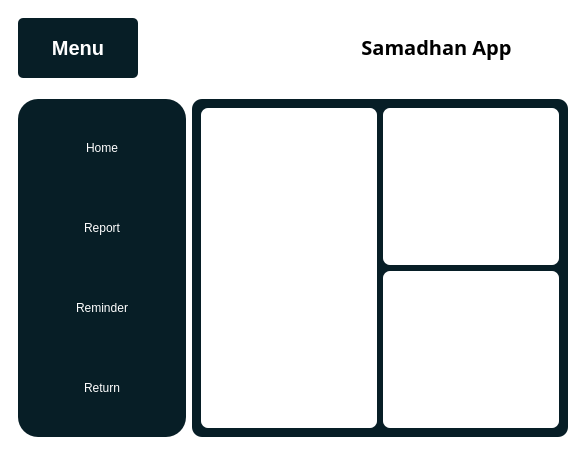
<?xml version="1.0" encoding="UTF-8"?>
<ui version="4.0">
 <class>MainWindow</class>
 <widget class="QMainWindow" name="MainWindow">
  <property name="geometry">
   <rect>
    <x>0</x>
    <y>0</y>
    <width>586</width>
    <height>455</height>
   </rect>
  </property>
  <property name="windowTitle">
   <string>MainWindow</string>
  </property>
  <property name="styleSheet">
   <string notr="true"/>
  </property>
  <widget class="QWidget" name="centralwidget">
   <property name="styleSheet">
    <string notr="true">* {
  border: none;
  background-color: transparent;
  color: #FFF; /* Specify a default color */
}

#centralwidget {
  background-color: white
;
}

#side_menu {
  background-color: #071e26;
  border-radius: 20px;
}

QPushButton {
  padding: 10px;
  background-color: #071e26;
  border-radius: 5px;
}

#main_body {
  background-color: #071e26;
  border-radius: 10px;
}
</string>
   </property>
   <layout class="QVBoxLayout" name="verticalLayout">
    <item alignment="Qt::AlignTop">
     <widget class="QFrame" name="header">
      <property name="minimumSize">
       <size>
        <width>0</width>
        <height>70</height>
       </size>
      </property>
      <property name="frameShape">
       <enum>QFrame::StyledPanel</enum>
      </property>
      <property name="frameShadow">
       <enum>QFrame::Raised</enum>
      </property>
      <layout class="QHBoxLayout" name="horizontalLayout_2">
       <property name="leftMargin">
        <number>0</number>
       </property>
       <property name="topMargin">
        <number>0</number>
       </property>
       <property name="rightMargin">
        <number>0</number>
       </property>
       <property name="bottomMargin">
        <number>0</number>
       </property>
       <item alignment="Qt::AlignLeft">
        <widget class="QFrame" name="frame">
         <property name="frameShape">
          <enum>QFrame::StyledPanel</enum>
         </property>
         <property name="frameShadow">
          <enum>QFrame::Raised</enum>
         </property>
         <layout class="QHBoxLayout" name="horizontalLayout_3">
          <item alignment="Qt::AlignTop">
           <widget class="QPushButton" name="pushButton">
            <property name="minimumSize">
             <size>
              <width>120</width>
              <height>60</height>
             </size>
            </property>
            <property name="maximumSize">
             <size>
              <width>16777215</width>
              <height>30</height>
             </size>
            </property>
            <property name="cursor">
             <cursorShape>PointingHandCursor</cursorShape>
            </property>
            <property name="styleSheet">
             <string notr="true">
                font-family: 'Istok Web';
                font-weight: 700;
                font-size: 20px;
         

            </string>
            </property>
            <property name="text">
             <string>Menu</string>
            </property>
            <property name="icon">
             <iconset resource="icons.qrc">
              <normaloff>:/icons/icons_folder/align-justify.svg</normaloff>:/icons/icons_folder/align-justify.svg</iconset>
            </property>
            <property name="iconSize">
             <size>
              <width>24</width>
              <height>24</height>
             </size>
            </property>
           </widget>
          </item>
         </layout>
        </widget>
       </item>
       <item>
        <widget class="QFrame" name="frame_3">
         <property name="frameShape">
          <enum>QFrame::StyledPanel</enum>
         </property>
         <property name="frameShadow">
          <enum>QFrame::Raised</enum>
         </property>
         <layout class="QVBoxLayout" name="verticalLayout_4">
          <item>
           <widget class="QLabel" name="label">
            <property name="font">
             <font>
              <family>Arial Black</family>
              <pointsize>15</pointsize>
              <weight>75</weight>
              <italic>false</italic>
              <bold>true</bold>
              <strikeout>false</strikeout>
             </font>
            </property>
            <property name="styleSheet">
             <string notr="true">color: black;</string>
            </property>
            <property name="text">
             <string>Samadhan App</string>
            </property>
            <property name="alignment">
             <set>Qt::AlignCenter</set>
            </property>
           </widget>
          </item>
         </layout>
        </widget>
       </item>
      </layout>
     </widget>
    </item>
    <item>
     <widget class="QFrame" name="frame_2">
      <property name="sizePolicy">
       <sizepolicy hsizetype="Preferred" vsizetype="Expanding">
        <horstretch>0</horstretch>
        <verstretch>0</verstretch>
       </sizepolicy>
      </property>
      <property name="frameShape">
       <enum>QFrame::StyledPanel</enum>
      </property>
      <property name="frameShadow">
       <enum>QFrame::Raised</enum>
      </property>
      <layout class="QHBoxLayout" name="horizontalLayout">
       <item>
        <widget class="QWidget" name="side_menu" native="true">
         <property name="minimumSize">
          <size>
           <width>0</width>
           <height>0</height>
          </size>
         </property>
         <layout class="QVBoxLayout" name="verticalLayout_2">
          <item>
           <widget class="QFrame" name="frame_4">
            <property name="minimumSize">
             <size>
              <width>150</width>
              <height>0</height>
             </size>
            </property>
            <property name="maximumSize">
             <size>
              <width>150</width>
              <height>16777215</height>
             </size>
            </property>
            <property name="frameShape">
             <enum>QFrame::StyledPanel</enum>
            </property>
            <property name="frameShadow">
             <enum>QFrame::Raised</enum>
            </property>
            <layout class="QVBoxLayout" name="verticalLayout_3">
             <property name="spacing">
              <number>0</number>
             </property>
             <property name="leftMargin">
              <number>0</number>
             </property>
             <property name="topMargin">
              <number>0</number>
             </property>
             <property name="rightMargin">
              <number>0</number>
             </property>
             <property name="bottomMargin">
              <number>0</number>
             </property>
             <item alignment="Qt::AlignTop">
              <widget class="QPushButton" name="pushButton_2">
               <property name="minimumSize">
                <size>
                 <width>0</width>
                 <height>80</height>
                </size>
               </property>
               <property name="cursor">
                <cursorShape>PointingHandCursor</cursorShape>
               </property>
               <property name="styleSheet">
                <string notr="true">QPushButton {
                font-family: 'Istok Web';
                font-weight: 700;
                font-size: 20px;
         

            }
            QPushButton:hover {
background-color:rgb(5, 171, 232	);	
            }
        &quot;&quot;</string>
               </property>
               <property name="text">
                <string>Home</string>
               </property>
               <property name="icon">
                <iconset resource="icons.qrc">
                 <normaloff>:/icons/icons_folder/home.svg</normaloff>:/icons/icons_folder/home.svg</iconset>
               </property>
               <property name="iconSize">
                <size>
                 <width>20</width>
                 <height>20</height>
                </size>
               </property>
              </widget>
             </item>
             <item alignment="Qt::AlignTop">
              <widget class="QPushButton" name="pushButton_3">
               <property name="minimumSize">
                <size>
                 <width>0</width>
                 <height>80</height>
                </size>
               </property>
               <property name="cursor">
                <cursorShape>PointingHandCursor</cursorShape>
               </property>
               <property name="styleSheet">
                <string notr="true">QPushButton {
                font-family: 'Istok Web';
                font-weight: 700;
                font-size: 20px;


            }
            QPushButton:hover {
background-color:rgb(5, 171, 232	);	
            }
        &quot;&quot;</string>
               </property>
               <property name="text">
                <string>Report</string>
               </property>
               <property name="icon">
                <iconset resource="icons.qrc">
                 <normaloff>:/icons/icons_folder/file-text.svg</normaloff>:/icons/icons_folder/file-text.svg</iconset>
               </property>
               <property name="iconSize">
                <size>
                 <width>20</width>
                 <height>20</height>
                </size>
               </property>
              </widget>
             </item>
             <item alignment="Qt::AlignTop">
              <widget class="QPushButton" name="pushButton_5">
               <property name="sizePolicy">
                <sizepolicy hsizetype="Ignored" vsizetype="Fixed">
                 <horstretch>0</horstretch>
                 <verstretch>0</verstretch>
                </sizepolicy>
               </property>
               <property name="minimumSize">
                <size>
                 <width>20</width>
                 <height>80</height>
                </size>
               </property>
               <property name="cursor">
                <cursorShape>PointingHandCursor</cursorShape>
               </property>
               <property name="styleSheet">
                <string notr="true">QPushButton {
                font-family: 'Istok Web';
                font-weight: 700;
                font-size: 20px;
         

            }
            QPushButton:hover {
background-color:rgb(5, 171, 232	);	
            }
        &quot;&quot;</string>
               </property>
               <property name="text">
                <string>Reminder</string>
               </property>
               <property name="icon">
                <iconset resource="icons.qrc">
                 <normaloff>:/icons/icons_folder/calendar.svg</normaloff>:/icons/icons_folder/calendar.svg</iconset>
               </property>
               <property name="iconSize">
                <size>
                 <width>20</width>
                 <height>20</height>
                </size>
               </property>
              </widget>
             </item>
             <item alignment="Qt::AlignTop">
              <widget class="QPushButton" name="pushButton_6">
               <property name="minimumSize">
                <size>
                 <width>0</width>
                 <height>80</height>
                </size>
               </property>
               <property name="cursor">
                <cursorShape>PointingHandCursor</cursorShape>
               </property>
               <property name="styleSheet">
                <string notr="true">QPushButton {
                font-family: 'Istok Web';
                font-weight: 700;
                font-size: 20px;
         

            }
            QPushButton:hover {
background-color:rgb(5, 171, 232	);	
            }
        &quot;&quot;</string>
               </property>
               <property name="text">
                <string>Return</string>
               </property>
               <property name="icon">
                <iconset resource="icons.qrc">
                 <normaloff>:/icons/icons_folder/arrow-left.svg</normaloff>:/icons/icons_folder/arrow-left.svg</iconset>
               </property>
               <property name="iconSize">
                <size>
                 <width>20</width>
                 <height>20</height>
                </size>
               </property>
              </widget>
             </item>
            </layout>
           </widget>
          </item>
         </layout>
        </widget>
       </item>
       <item>
        <widget class="QFrame" name="main_body">
         <property name="sizePolicy">
          <sizepolicy hsizetype="Expanding" vsizetype="Preferred">
           <horstretch>0</horstretch>
           <verstretch>0</verstretch>
          </sizepolicy>
         </property>
         <property name="frameShape">
          <enum>QFrame::StyledPanel</enum>
         </property>
         <property name="frameShadow">
          <enum>QFrame::Raised</enum>
         </property>
         <layout class="QGridLayout" name="gridLayout">
          <item row="0" column="0" rowspan="2">
           <widget class="QFrame" name="bar_graph_frame">
            <property name="styleSheet">
             <string notr="true">background-color: rgb(255, 255, 255);
border-radius:7px;</string>
            </property>
            <property name="frameShape">
             <enum>QFrame::StyledPanel</enum>
            </property>
            <property name="frameShadow">
             <enum>QFrame::Raised</enum>
            </property>
           </widget>
          </item>
          <item row="0" column="1">
           <widget class="QFrame" name="tasks_frame">
            <property name="maximumSize">
             <size>
              <width>490</width>
              <height>16777215</height>
             </size>
            </property>
            <property name="styleSheet">
             <string notr="true">background-color: rgb(255, 255, 255);
border-radius:7px;</string>
            </property>
            <property name="frameShape">
             <enum>QFrame::StyledPanel</enum>
            </property>
            <property name="frameShadow">
             <enum>QFrame::Raised</enum>
            </property>
           </widget>
          </item>
          <item row="1" column="1">
           <widget class="QFrame" name="extra_frame">
            <property name="styleSheet">
             <string notr="true">background-color: rgb(255, 255, 255);
border-radius:7px;</string>
            </property>
            <property name="frameShape">
             <enum>QFrame::StyledPanel</enum>
            </property>
            <property name="frameShadow">
             <enum>QFrame::Raised</enum>
            </property>
           </widget>
          </item>
         </layout>
        </widget>
       </item>
      </layout>
      <zorder>main_body</zorder>
      <zorder>side_menu</zorder>
     </widget>
    </item>
   </layout>
  </widget>
 </widget>
 <resources>
  <include location="icons.qrc"/>
 </resources>
 <connections/>
</ui>
